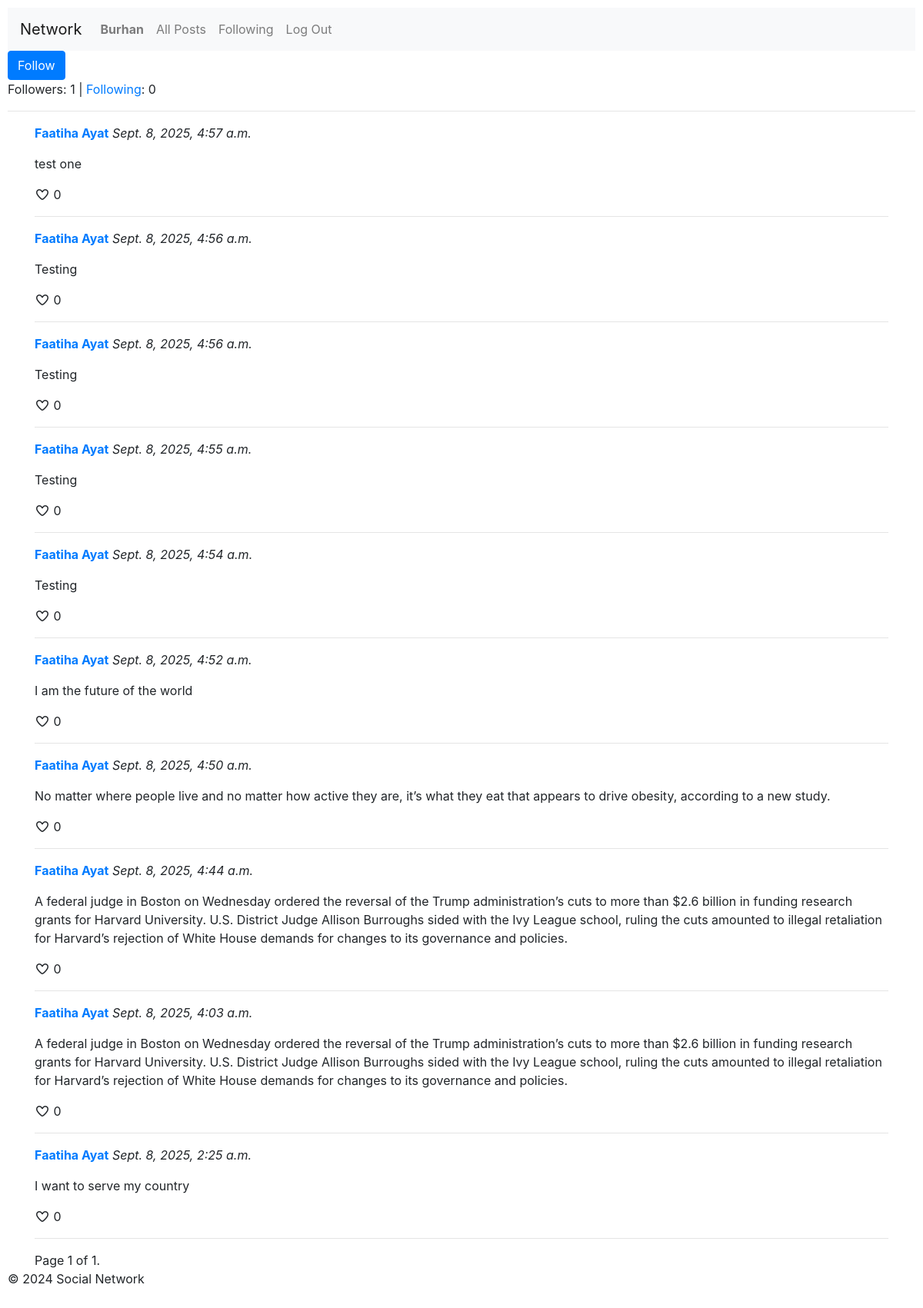
The page /profile/Faatiha Ayat (signed in) on the database as committed earlier.
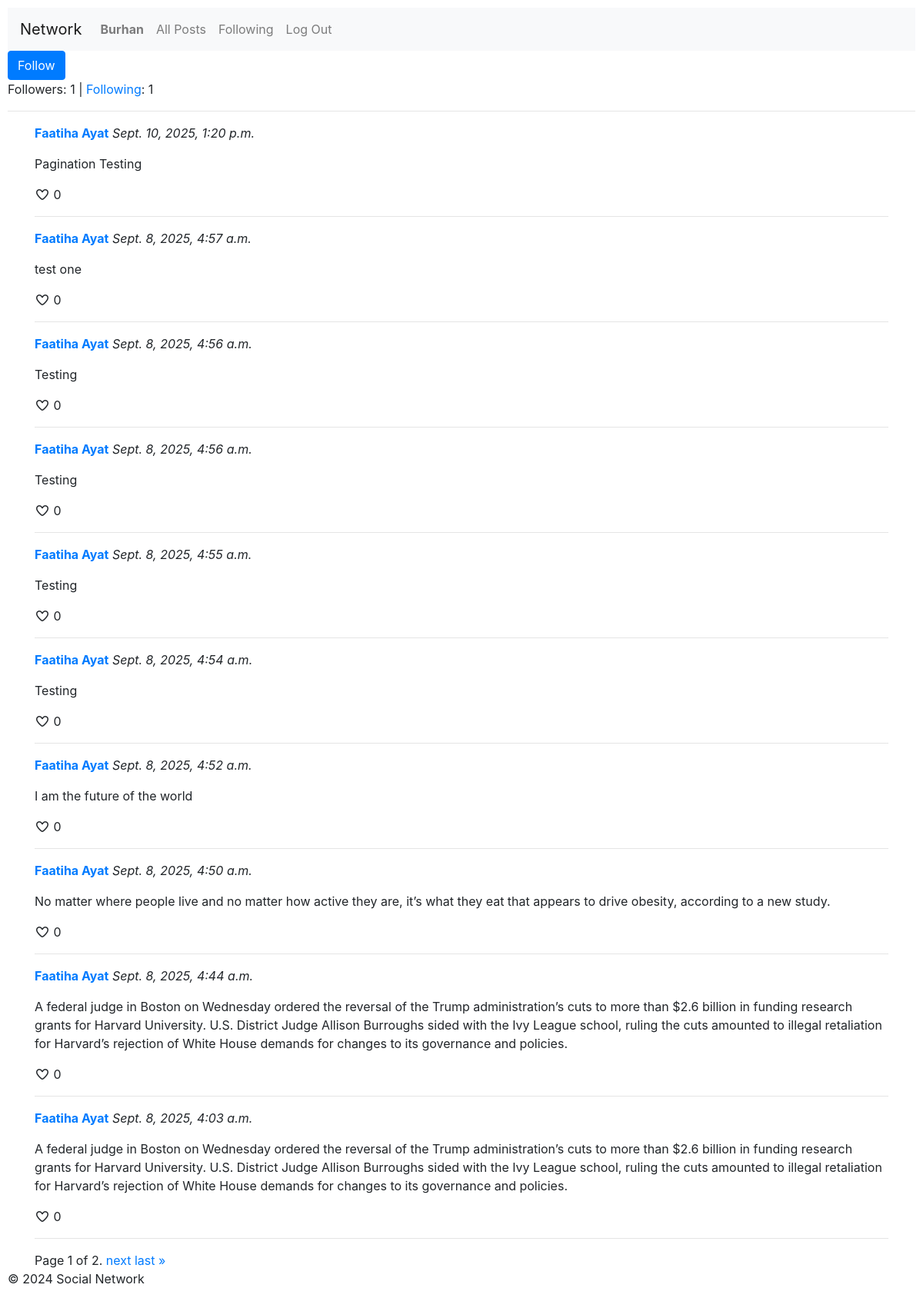
The same page on the database as committed later.
### network/models.py (models this page shows, shortened)
class User(AbstractUser):
    pass

class Post(models.Model):
    user = models.ForeignKey(User, on_delete=models.CASCADE, related_name="posts")
    content = models.TextField()
    timestamp = models.DateTimeField(auto_now_add=True)

### network/views.py (the view)
# urls.py: path("profile/<str:username>", views.profile_view, name="profile"),
def profile_view(request, username):
    if not request.user.is_authenticated:
        return HttpResponseRedirect(reverse("index"))
    user = User.objects.get(username=username)
    followers_count = user.followers.count()
    following_count = user.following.count()
    post = user.posts.all().order_by("-timestamp") # reverse chronological order
    paginator = Paginator(post, 10)  # Show 10 posts per page
    page_number = request.GET.get('page')
    page_obj = paginator.get_page(page_number)
    is_following = Followers.objects.filter(user=user, follower=request.user).exists()
    return render(request, "network/profile_view.html", {
        "profile_user": user,
        "followers_count": followers_count,
        "following_count": following_count,
        "is_following": is_following,
        "page_obj": page_obj
    })

### network/templates/network/profile_view.html (shortened to what this page needs)
{% extends 'network/layout.html' %}
{% block body %}
    {% if user.is_authenticated and user != profile_user %}
        <form action="{% url 'follow' profile_user.username %}" method="post">
            <button type="submit" class="btn btn-primary">
                {% if is_following %}
                    Unfollow
                {% else %}
                    Follow
                {% endif %}
            </button>
        </form>
    {% endif %}
    <p>Followers: {{ followers_count }} | <a href="{% url 'following' %}">Following</a>: {{ following_count }}</p>
    <hr>
    <div class="container">
        {% for post in page_obj %}
            <div class="post">
                <p><strong><a href="{% url 'profile' post.user.username %}">{{ post.user.username }}</a></strong> <em>{{ post.timestamp }}</em></p>
                <p>{{ post.content }}</p>
                <i class="fa-regular fa-heart"></i> <span>0</span>
                <hr>
            </div>
        {% empty %}
            <p>No posts available.</p>
        {% endfor %}
        <div class="pagination">
            <span class="page-links">
                <span class="current">
                    Page {{ page_obj.number }} of {{ page_obj.paginator.num_pages }}.
                </span>
                {% if page_obj.has_next %}
                    <a href="?page={{ page_obj.next_page_number }}">next</a>
                    <a href="?page={{ page_obj.paginator.num_pages }}">last &raquo;</a>
                {% endif %}
            </span>
        </div>
    </div>
{% endblock %}

### network/templates/network/layout.html (shortened to what this page needs)
{% load static %}
<!DOCTYPE html>
<html lang="en">
    <head>
        <link rel="stylesheet" href="https://stackpath.bootstrapcdn.com/bootstrap/4.4.1/css/bootstrap.min.css">
        <link rel="stylesheet" href="https://cdnjs.cloudflare.com/ajax/libs/font-awesome/7.0.1/css/all.min.css" />
        <link href="{% static 'network/styles.css' %}" rel="stylesheet">
    </head>
    <body>
        <nav class="navbar navbar-expand-lg navbar-light bg-light">
            <a class="navbar-brand" href="#">Network</a>
            <div>
              <ul class="navbar-nav mr-auto">
                {% if user.is_authenticated %}
                    <li class="nav-item">
                        <a class="nav-link" href="{% url 'profile' user.username %}"><strong>{{ user.username }}</strong></a>
                    </li>
                {% endif %}
                <li class="nav-item">
                  <a class="nav-link" href="{% url 'index' %}">All Posts</a>
                </li>
                {% if user.is_authenticated %}
                    <li class="nav-item">
                        <a class="nav-link" href="#">Following</a>
                    </li>
                    <li class="nav-item">
                        <a class="nav-link" href="{% url 'logout' %}">Log Out</a>
                    </li>
                {% endif %}
              </ul>
            </div>
          </nav>
        <div class="body">
            {% block body %}
            {% endblock %}
        </div>
        <footer>
            {% block footer %}
                <p>&copy; 2024 Social Network</p>
            {% endblock %}
        </footer>
    </body>
</html>

### network/static/network/styles.css (style rules this page uses)
body { padding: 10px; box-sizing: border-box; }
.container { margin-top: 10px; }

Rows that differ between the two databases and show on the page:
no longer on this page (row unchanged): Post: user.username "Faatiha Ayat", timestamp "Sept. 8, 2025, 2:25 a.m.", content "I want to serve my country"
added Post: user.username "Faatiha Ayat", timestamp "Sept. 10, 2025, 1:20 p.m.", content "Pagination Testing"
Other text that changed with them:
{{ following_count }}: "0" → "1"
{{ page_obj.paginator.num_pages }}: "1" → "2"
text now shown: "next last »"
